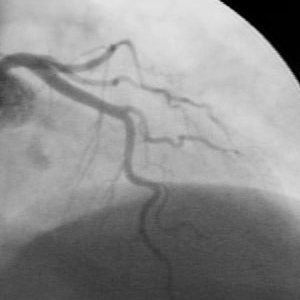
#> input picture dataset-prep/DCA1/105.png, 300 x 300 px
$ python -i idea_2_postprocess.py   (imports and definitions only)
#> lines starting #> are read from the running program, lines starting #| are printed output that depends on the picture; after the words box and inside, x2 and y2 are one past the last pixel; in counts of white or black regions, pixels touching at a corner belong together
#> further down, picture is the input picture: shape (300, 300); min 0, max 236, mean 142.3
"""ARCHIVED (idea_2) -- Sobel-edge-bounded region growing via a small sliding
window repeated over a few passes.

Measured on the full 300-case ENetE1 set: mean dice 0.7467 -> 0.7453 (delta
-0.0013), 116 cases improved / 167 worsened / 17 unchanged. On the 8-case
tuning sample used to pick defaults it looked positive (+0.0022) -- that
sample was not representative of the full set.

First version (before the max_cell_size cap below existed) was much worse:
-0.10 to -0.37 mean dice, because low-gradient background regularly forms
one connected Sobel "cell" spanning tens of thousands of pixels (measured up
to ~75k px, 29% of a 512x512 frame), and any anchor touching it licensed
runaway growth into the whole thing. The cap fixed that specific failure but
the window+passes growth itself still nets slightly negative on the full set.

Superseded by idea_3 (current postprocess.py): same Sobel-cell gating, but
growth is a 4-directional whole-image raster sweep (matching idea_1's
row/column forward+backward sweep style) instead of a small local window.
Measured break-even on Dice (delta +0.0000) with a better improved/worsened
balance (132/150 vs. this file's 116/167) and higher precision on newly
added pixels (~51% vs. ~44%), at the cost of ~9x runtime.

This file is a frozen copy, kept for reference -- not imported by
run_postprocessing.py or the notebook. See postprocess.py for the active
algorithm.
"""
from __future__ import annotations

import numpy as np
from scipy import ndimage as ndi

BACKGROUND = 0

# Sobel gradient magnitude above this is treated as "on an edge" -- these
# pixels are excluded from every cell, so growth can never cross them.
DEFAULT_EDGE_THRESHOLD = 30.0

# Sliding-window radius (Chebyshev distance): each pass, a labeled pixel can
# grow into unlabeled pixels up to this many pixels away, provided they're in
# the same cell and appearance-consistent.
DEFAULT_WINDOW_RADIUS = 2

# Max abs intensity difference (0-255 scale) still considered "same vessel"
# as the anchor pixel it grew from.
DEFAULT_TOLERANCE = 15.0

# Number of sliding-window passes. Growth compounds pass over pass (newly
# labeled pixels become anchors for the next pass), so this bounds how far a
# label can travel in total: roughly max_passes * window_radius pixels.
DEFAULT_MAX_PASSES = 5

# A "cell" bigger than this many pixels is dropped (treated as unfillable, id
# 0) instead of used for growth. See docstring above -- this cap is
# load-bearing, not just a tuning knob.
DEFAULT_MAX_CELL_SIZE = 300


def _sobel_magnitude(image: np.ndarray) -> np.ndarray:
    gx = ndi.sobel(image, axis=1)
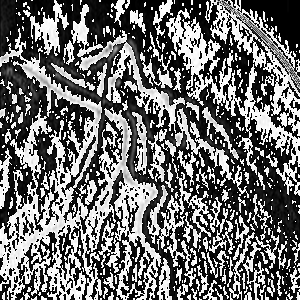
#> gx: shape (300, 300); min 0, max 255, mean 111.1
    gy = ndi.sobel(image, axis=0)
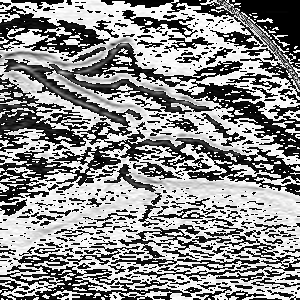
#> gy: shape (300, 300); min 0, max 255, mean 141.2
    return np.hypot(gx, gy)
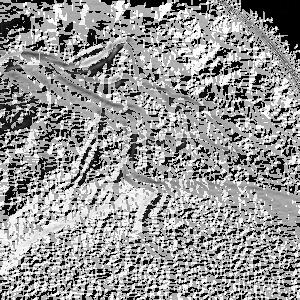
#> returned value: shape (300, 300) float16; min 0, max 360.5, mean 212.1; drawn with min black and max white


def vessel_cells(
    image: np.ndarray,
    edge_threshold: float = DEFAULT_EDGE_THRESHOLD,
    max_cell_size: int = DEFAULT_MAX_CELL_SIZE,
) -> np.ndarray:
    """Connected components of the non-edge (low Sobel-gradient) pixels.
    Cell id 0 means "not fillable" -- either on an edge, or in a component
    bigger than max_cell_size."""
    edge_mask = _sobel_magnitude(image) > edge_threshold
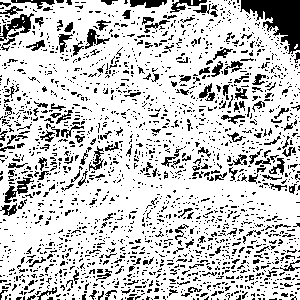
#> edge_mask: shape (300, 300) bool; 78.7% white; black in thin lines or dots
    cells, _ = ndi.label(~edge_mask, structure=ndi.generate_binary_structure(2, 2))
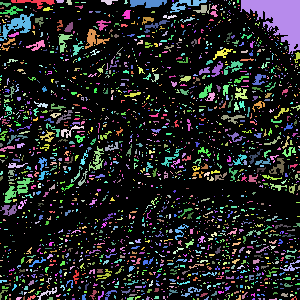
#> cells: shape (300, 300) int32; 2149 distinct labels, from 0 to 2148; one colour per label, 0 black
    cells[edge_mask] = 0

    sizes = np.bincount(cells.ravel())
#> sizes = 2149 values, max 70790 at index 0, min 1 at index 9, mean 41.88
    too_big = sizes > max_cell_size
    too_big[0] = True
    cells = np.where(too_big[cells], 0, cells)
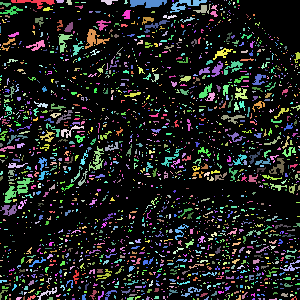
#> cells: shape (300, 300) int32; 2147 distinct labels, from 0 to 2148; one colour per label, 0 black
    return cells


# [46 lines left out: function enhance_prediction, not called in this run]

>>> import cv2
>>> picture = cv2.imread('../../dataset-prep/DCA1/105.png', cv2.IMREAD_GRAYSCALE)
>>> result = vessel_cells(picture)

$ run again, on dataset-prep/DCA1/107.png
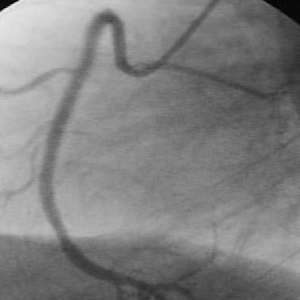
#> input picture dataset-prep/DCA1/107.png, 300 x 300 px
#> picture is the input picture: shape (300, 300); min 0, max 238, mean 128.9
#> in vessel_cells, `edge_mask = _sobel_magnitude(image) > edge_threshold`:
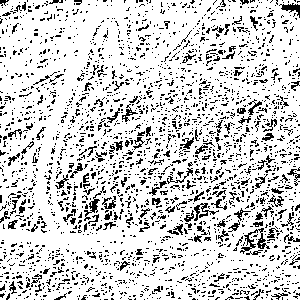
#> edge_mask: shape (300, 300) bool; 82.6% white; black in thin lines or dots
#> in vessel_cells, `cells, _ = ndi.label(~edge_mask, structure=ndi.generate_binary_structu..`:
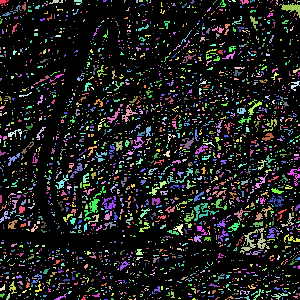
#> cells: shape (300, 300) int32; 2512 distinct labels, from 0 to 2511; one colour per label, 0 black
#> sizes = 2512 values, max 74322 at index 0, min 1 at index 4, mean 35.83

$ run again, on dataset-prep/DCA1/114.png
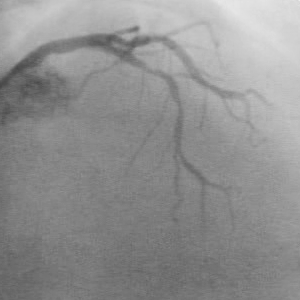
#> input picture dataset-prep/DCA1/114.png, 300 x 300 px
#> picture is the input picture: shape (300, 300); min 71, max 236, mean 144.5
#> in vessel_cells, `edge_mask = _sobel_magnitude(image) > edge_threshold`:
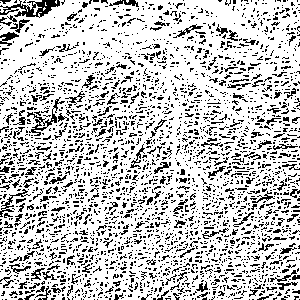
#> edge_mask: shape (300, 300) bool; 77.3% white; black in thin lines or dots
#> in vessel_cells, `cells, _ = ndi.label(~edge_mask, structure=ndi.generate_binary_structu..`:
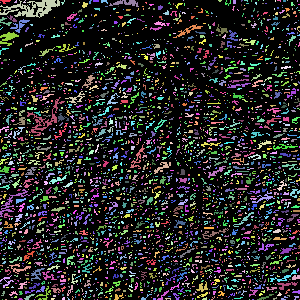
#> cells: shape (300, 300) int32; 2888 distinct labels, from 0 to 2887; one colour per label, 0 black
#> sizes = 2888 values, max 69526 at index 0, min 1 at index 10, mean 31.16

$ run again, on dataset-prep/DCA1/123.png
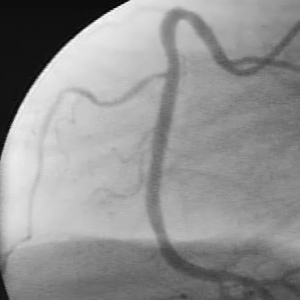
#> input picture dataset-prep/DCA1/123.png, 300 x 300 px
#> picture is the input picture: shape (300, 300); min 0, max 254, mean 146.2
#> in vessel_cells, `edge_mask = _sobel_magnitude(image) > edge_threshold`:
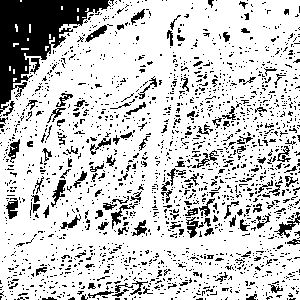
#> edge_mask: shape (300, 300) bool; 79.7% white; 1896 black regions (1759 under 20 px), largest, box (x1, y1, x2, y2) and area: (0, 0, 111, 114) 5054, (274, 212, 300, 238) 186, (51, 180, 66, 207) 165
#> sizes = 1897 values, max 71740 at index 0, min 1 at index 5, mean 47.44
#> in vessel_cells, `cells = np.where(too_big[cells], 0, cells)`:
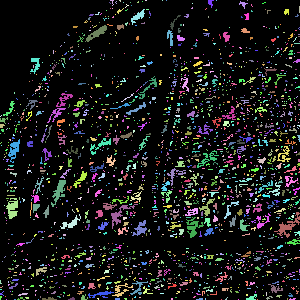
#> cells: shape (300, 300) int32; 1896 distinct labels, from 0 to 1896; one colour per label, 0 black
